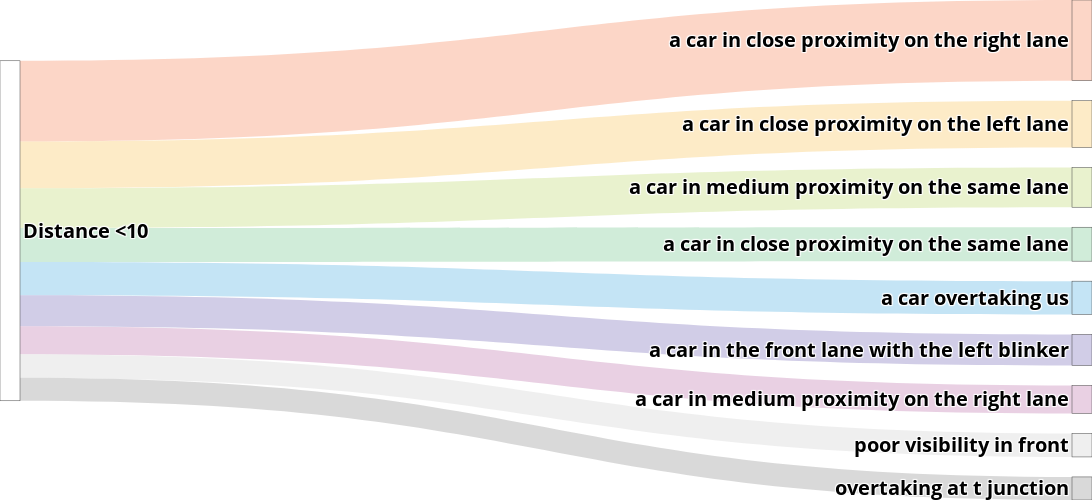

The notebook cell saved with this chart:
### Code cell
# Define the nodes and links of the Sankey diagram
nodes = [
    {'label': '<b>Distance <10</b>', 'color': "white"}
]

links = []
leng = conc_df.iloc[0].len
for i, elem in enumerate(conc_df.iloc[0].all_scens):
    label = "<b>" +  elem[0].replace("a photo of", "").replace("driving on", "").replace("a highway with", "").replace("a street while", "").replace("a street with", "") + "</b>"
    nodes.append({'label':label, 'color': colors[i+1]})
    res = {'source': 0, 'target': i+1, 'value': elem[1]/leng, 'color': colors[i+1]}
    links.append(res)

# Create the Sankey diagram figure
fig = go.Figure(data=[go.Sankey(
    node=dict(
        label=[node['label'] for node in nodes],
        color=[node['color'] for node in nodes]
    ),
    link=dict(
        source=[link['source'] for link in links],
        target=[link['target'] for link in links],
        value=[link['value'] for link in links],
        color=[link['color'] for link in links]
    )
)])

# Customize the layout of the Sankey diagram
fig.update_layout(
    title_text='',
    width=1200,  # Set the width of the plot
    height=500,  # Set the height of the plot
    font=dict(size=20, color='black'),
    margin=dict(
        autoexpand=True,
        l=0,
        r=0,
        t=0,
        b=0
    ),
    plot_bgcolor='white'
)

# Display the Sankey diagram
fig.show()
pio.write_image(fig, 'dist10.pdf')

### Figure 1 — Plotly figure (JSON) as saved in the notebook; plotly's stock layout.template omitted (floating-point values rounded to 4 significant figures)
{"data": [{"link": {"color": ["rgba(249, 173, 144, 0.5)", "rgba(252, 216, 144, 0.5)", "rgba(211, 229, 157, 0.5)", "rgba(161, 218, 180, 0.5)", "rgba(138, 202, 235, 0.5)", "rgba(164, 156, 207, 0.5)", "rgba(212, 161, 199, 0.5)", "rgba(223, 223, 223, 0.5)", "rgba(180, 180, 180, 0.5)"], "source": [0, 0, 0, 0, 0, 0, 0, 0, 0], "target": [1, 2, 3, 4, 5, 6, 7, 8, 9], "value": [0.1006, 0.05829, 0.04945, 0.04227, 0.04144, 0.03867, 0.03481, 0.02928, 0.02873]}, "node": {"color": ["white", "rgba(249, 173, 144, 0.5)", "rgba(252, 216, 144, 0.5)", "rgba(211, 229, 157, 0.5)", "rgba(161, 218, 180, 0.5)", "rgba(138, 202, 235, 0.5)", "rgba(164, 156, 207, 0.5)", "rgba(212, 161, 199, 0.5)", "rgba(223, 223, 223, 0.5)", "rgba(180, 180, 180, 0.5)"], "label": ["<b>Distance <10</b>", "<b> a car in close proximity on the right lane</b>", "<b> a car in close proximity on the left lane</b>", "<b> a car in medium proximity on the same lane</b>", "<b> a car in close proximity on the same lane</b>", "<b>  a car overtaking us</b>", "<b> a car in the front lane with the left blinker</b>", "<b> a car in medium proximity on the right lane</b>", "<b>  poor visibility in front</b>", "<b>  overtaking at t junction</b>"]}, "type": "sankey"}], "layout": {"font": {"color": "black", "size": 20}, "height": 500, "margin": {"autoexpand": true, "b": 0, "l": 0, "r": 0, "t": 0}, "plot_bgcolor": "white", "title": {"text": ""}, "width": 1200}}
